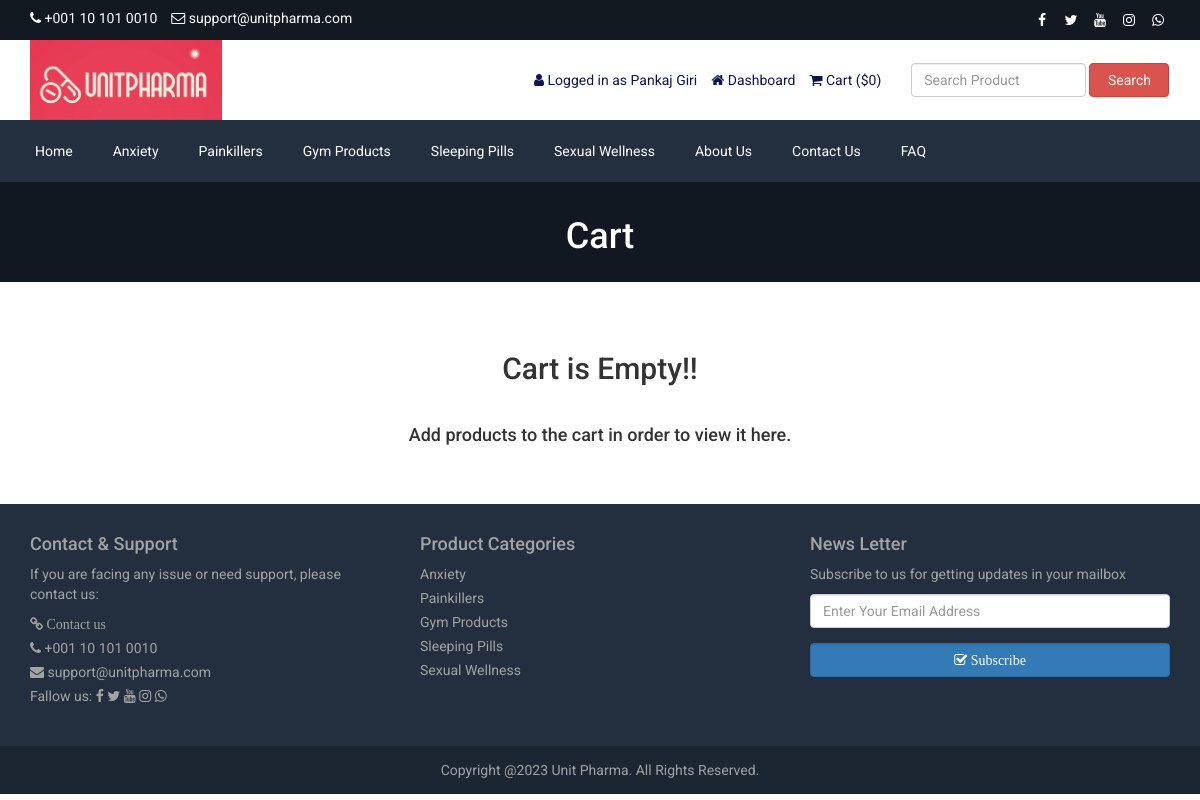
The page /cart.php (signed in) on the database its author committed.
### tables this page shows
CREATE TABLE `tbl_settings` (
  `id` int(11) NOT NULL,
  `logo` varchar(255) NOT NULL,
  `favicon` varchar(255) NOT NULL,
  `footer_about` text NOT NULL,
  `footer_copyright` text NOT NULL,
  `contact_address` text NOT NULL,
  `contact_email` varchar(255) NOT NULL,
  `contact_phone` varchar(255) NOT NULL,
  `contact_fax` varchar(255) NOT NULL,
  `contact_map_iframe` text NOT NULL,
  `receive_email` varchar(255) NOT NULL,
  `receive_email_subject` varchar(255) NOT NULL,
  `receive_email_thank_you_message` text NOT NULL,
  `forget_password_message` text NOT NULL,
  `total_recent_post_footer` int(10) NOT NULL,
  `total_popular_post_footer` int(10) NOT NULL,
  `total_recent_post_sidebar` int(11) NOT NULL,
  `total_popular_post_sidebar` int(11) NOT NULL,
  `total_featured_product_home` int(11) NOT NULL,
  `total_latest_product_home` int(11) NOT NULL,
  `total_popular_product_home` int(11) NOT NULL,
  `meta_title_home` text NOT NULL,
  `meta_keyword_home` text NOT NULL,
  `meta_description_home` text NOT NULL,
  `banner_login` varchar(255) NOT NULL,
  `banner_registration` varchar(255) NOT NULL,
  `banner_forget_password` varchar(255) NOT NULL,
  `banner_reset_password` varchar(255) NOT NULL,
  `banner_search` varchar(255) NOT NULL,
  `banner_cart` varchar(255) NOT NULL,
  `banner_checkout` varchar(255) NOT NULL,
  `banner_product_category` varchar(255) NOT NULL,
  `banner_blog` varchar(255) NOT NULL,
  `cta_title` varchar(255) NOT NULL,
  `cta_content` text NOT NULL,
  `cta_read_more_text` varchar(255) NOT NULL,
  `cta_read_more_url` varchar(255) NOT NULL,
  `cta_photo` varchar(255) NOT NULL,
  `featured_product_title` varchar(255) NOT NULL,
  `featured_product_subtitle` varchar(255) NOT NULL,
  `latest_product_title` varchar(255) NOT NULL,
  `latest_product_subtitle` varchar(255) NOT NULL,
  `popular_product_title` varchar(255) NOT NULL,
  `popular_product_subtitle` varchar(255) NOT NULL,
  `testimonial_title` varchar(255) NOT NULL,
  `testimonial_subtitle` varchar(255) NOT NULL,
  `testimonial_photo` varchar(255) NOT NULL,
  `blog_title` varchar(255) NOT NULL,
  `blog_subtitle` varchar(255) NOT NULL,
  `newsletter_text` text NOT NULL,
  `paypal_email` varchar(255) NOT NULL,
  `stripe_public_key` varchar(255) NOT NULL,
  `stripe_secret_key` varchar(255) NOT NULL,
  `bank_detail` text NOT NULL,
  `before_head` text NOT NULL,
  `after_body` text NOT NULL,
  `before_body` text NOT NULL,
  `home_service_on_off` int(11) NOT NULL,
  `home_welcome_on_off` int(11) NOT NULL,
  `home_featured_product_on_off` int(11) NOT NULL,
  `home_latest_product_on_off` int(11) NOT NULL,
  `home_popular_product_on_off` int(11) NOT NULL,
  `home_testimonial_on_off` int(11) NOT NULL,
  `home_blog_on_off` int(11) NOT NULL,
  `newsletter_on_off` int(11) NOT NULL,
  `ads_above_welcome_on_off` int(1) NOT NULL,
  `ads_above_featured_product_on_off` int(1) NOT NULL,
  `ads_above_latest_product_on_off` int(1) NOT NULL,
  `ads_above_popular_product_on_off` int(1) NOT NULL,
  `ads_above_testimonial_on_off` int(1) NOT NULL,
  `ads_category_sidebar_on_off` int(1) NOT NULL
);

CREATE TABLE `tbl_social` (
  `social_id` int(11) NOT NULL,
  `social_name` varchar(30) NOT NULL,
  `social_url` varchar(255) NOT NULL,
  `social_icon` varchar(30) NOT NULL
);

CREATE TABLE `tbl_top_category` (
  `tcat_id` int(11) NOT NULL,
  `tcat_name` varchar(255) NOT NULL,
  `show_on_menu` int(1) NOT NULL
);

CREATE TABLE `tbl_page` (
  `id` int(11) NOT NULL,
  `about_title` varchar(255) NOT NULL,
  `about_content` text NOT NULL,
  `about_banner` varchar(255) NOT NULL,
  `about_meta_title` varchar(255) NOT NULL,
  `about_meta_keyword` text NOT NULL,
  `about_meta_description` text NOT NULL,
  `faq_title` varchar(255) NOT NULL,
  `faq_banner` varchar(255) NOT NULL,
  `faq_meta_title` varchar(255) NOT NULL,
  `faq_meta_keyword` text NOT NULL,
  `faq_meta_description` text NOT NULL,
  `blog_title` varchar(255) NOT NULL,
  `blog_banner` varchar(255) NOT NULL,
  `blog_meta_title` varchar(255) NOT NULL,
  `blog_meta_keyword` text NOT NULL,
  `blog_meta_description` text NOT NULL,
  `contact_title` varchar(255) NOT NULL,
  `contact_banner` varchar(255) NOT NULL,
  `contact_meta_title` varchar(255) NOT NULL,
  `contact_meta_keyword` text NOT NULL,
  `contact_meta_description` text NOT NULL,
  `pgallery_title` varchar(255) NOT NULL,
  `pgallery_banner` varchar(255) NOT NULL,
  `pgallery_meta_title` varchar(255) NOT NULL,
  `pgallery_meta_keyword` text NOT NULL,
  `pgallery_meta_description` text NOT NULL,
  `vgallery_title` varchar(255) NOT NULL,
  `vgallery_banner` varchar(255) NOT NULL,
  `vgallery_meta_title` varchar(255) NOT NULL,
  `vgallery_meta_keyword` text NOT NULL,
  `vgallery_meta_description` text NOT NULL
);

### cart.php (the view, shortened to what this page needs)
<?php require_once('header.php'); ?>
<?php
    $statement = $pdo->prepare("SELECT * FROM tbl_settings WHERE id=1");
    $statement->execute();
    $result = $statement->fetchAll(PDO::FETCH_ASSOC);
    foreach ($result as $row) {
        $banner_cart = $row['banner_cart'];
    }
    $TOTAL_ITEMES=0;
    $arr_cart_p_id[]=array();
    $arr_cart_p_qty[]=array();
    $arr_cart_p_pkg_id[]=array();
    if(!isset($_SESSION['customer'])) {
        $GUEST=true;
        if(isset($_SESSION['cart_p_id']) && isset($_SESSION['cart_p_pkg_id']) && isset($_SESSION['cart_p_qty'])){
            $i=0;
            foreach($_SESSION['cart_p_id'] as $key => $value)
            {
                $arr_cart_p_id[$i] = $value;
                $i++;
            }
            $i=0;
            foreach($_SESSION['cart_p_pkg_id'] as $key => $value)
            {
                $arr_cart_p_pkg_id[$i] = $value;
                $i++;
            }
            $i=0;
            foreach($_SESSION['cart_p_qty'] as $key => $value)
            {
                $arr_cart_p_qty[$i] = $value;
                $i++;
            }
            $TOTAL_ITEMES=count($arr_cart_p_id);
        }else {
            $TOTAL_ITEMES=0;
        }
    }else{
        $statement = $pdo->prepare("SELECT * FROM tbl_cart WHERE cust_id=?");
        $statement->execute(array($_SESSION['customer']['cust_id']));
        $TOTAL_ITEMES = $statement->rowCount();
    }
?>
<div class="page-banner" style="background-image: url(assets/uploads/<?php echo $banner_cart; ?>)">
    <div class="overlay"></div>
    <div class="page-banner-inner">
        <h1><?php echo LANG_VALUE_18; ?></h1>
    </div>
</div>
<div class="page">
	<div class="container">
		<div class="row">
			<div class="col-md-12">
                <?php if($TOTAL_ITEMES==0): ?>
                    <?php echo '<h2 class="text-center">Cart is Empty!!</h2></br>'; ?>
                    <?php echo '<h4 class="text-center">Add products to the cart in order to view it here.</h4>'; ?>
                <?php endif; ?>
			</div>
		</div>
	</div>
</div>
<?php require_once('footer.php'); ?>

### header.php (shortened to what this page needs)
<?php
include("admin/inc/config.php");
$statement = $pdo->prepare("SELECT * FROM tbl_settings WHERE id=1");
$statement->execute();
$result = $statement->fetchAll(PDO::FETCH_ASSOC);
foreach ($result as $row)
{
	$logo = $row['logo'];
	$contact_email = $row['contact_email'];
	$contact_phone = $row['contact_phone'];
}
?>
<!DOCTYPE html>
<html lang="en">
<head>
	<link rel="stylesheet" href="assets/css/bootstrap.min.css">
	<link rel="stylesheet" href="assets/css/font-awesome.min.css">
	<link rel="stylesheet" href="assets/css/owl.carousel.min.css">
	<link rel="stylesheet" href="assets/css/owl.theme.default.min.css">
	<link rel="stylesheet" href="assets/css/jquery.bxslider.min.css">
    <link rel="stylesheet" href="assets/css/magnific-popup.css">
    <link rel="stylesheet" href="assets/css/rating.css">
	<link rel="stylesheet" href="assets/css/spacing.css">
	<link rel="stylesheet" href="assets/css/bootstrap-touch-slider.css">
	<link rel="stylesheet" href="assets/css/animate.min.css">
	<link rel="stylesheet" href="assets/css/tree-menu.css">
	<link rel="stylesheet" href="assets/css/select2.min.css">
	<link rel="stylesheet" href="assets/css/main.css">
	<link rel="stylesheet" href="assets/css/responsive.css">
	<?php
	$statement = $pdo->prepare("SELECT * FROM tbl_page WHERE id=1");
	$statement->execute();
	$result = $statement->fetchAll(PDO::FETCH_ASSOC);
		?>
</head>
<body>
<div class="top">
	<div class="container">
		<div class="row">
			<div class="col-md-6 col-sm-6 col-xs-12">
				<div class="left">
					<ul>
						<li><i class="fa fa-phone"></i> <?php echo $contact_phone; ?></li>
						<li><i class="fa fa-envelope-o"></i> <?php echo $contact_email; ?></li>
					</ul>
				</div>
			</div>
			<div class="col-md-6 col-sm-6 col-xs-12">
				<div class="right">
					<ul>
						<?php
						$statement = $pdo->prepare("SELECT * FROM tbl_social");
						$statement->execute();
						$result = $statement->fetchAll(PDO::FETCH_ASSOC);
						foreach ($result as $row) {
							?>
							<?php if($row['social_url'] != ''): ?>
							<li><a href="<?php echo $row['social_url']; ?>"><i class="<?php echo $row['social_icon']; ?>"></i></a></li>
							<?php endif; ?>
							<?php
						}
						?>
					</ul>
				</div>
			</div>
		</div>
	</div>
</div>
<div class="header">
	<div class="container">
		<div class="row inner">
			<div class="col-md-4 logo">
				<a href="index.php"><img src="assets/uploads/<?php echo $logo; ?>" alt="logo image"></a>
			</div>
			<div class="col-md-5 right">
				<ul>
					<?php
					if(isset($_SESSION['customer'])) {
						if($_SESSION['customer']['cust_guest']===1) {
							?>
							<li><i class="fa fa-user"></i> Hey, Guest</li>
							<?php
						}
						else{
						?>
						<li><i class="fa fa-user"></i> <?php echo LANG_VALUE_13; ?> <?php echo $_SESSION['customer']['cust_name']; ?></li>
						<li><a href="dashboard.php"><i class="fa fa-home"></i> <?php echo LANG_VALUE_89; ?></a></li>
						<?php
						}
					} else {
						?>
						<li><a href="login.php"><i class="fa fa-sign-in"></i> <?php echo LANG_VALUE_9; ?></a></li>
						<li><a href="registration.php"><i class="fa fa-user-plus"></i> <?php echo LANG_VALUE_15; ?></a></li>
						<?php
					}
					?>
					<li><a href="cart.php"><i class="fa fa-shopping-cart"></i> <?php echo LANG_VALUE_18; ?> (<?php echo LANG_VALUE_1; ?><?php
					if(isset($_SESSION['cart_p_id'])) {
						$tmp=array();
						$i=0;
						foreach($_SESSION['cart_p_id'] as $key => $value)
	                    {
	                        $tmp[$i] = $value;
							$i++;
	                    }
						echo count($tmp);
					} else {
						echo 0;
					}
					?>)</a></li>
				</ul>
			</div>
			<div class="col-md-3 search-area">
				<form class="navbar-form navbar-left" role="search" action="search-result.php" method="get">
					<div class="form-group">
						<input type="text" class="form-control search-top" placeholder="<?php echo LANG_VALUE_2; ?>" name="search_text">
					</div>
					<button type="submit" class="btn btn-danger"><?php echo LANG_VALUE_3; ?></button>
				</form>
			</div>
		</div>
	</div>
</div>
<div class="nav">
	<div class="container">
		<div class="row">
			<div class="col-md-12 pl_0 pr_0">
				<div class="menu-container">
					<div class="menu">
						<ul>
							<li><a href="index.php">Home</a></li>
							<?php
							$statement = $pdo->prepare("SELECT * FROM tbl_top_category WHERE show_on_menu=1");
							$statement->execute();
							$result = $statement->fetchAll(PDO::FETCH_ASSOC);
							foreach ($result as $row) {
								?>
								<li><a href="product-category.php?id=<?php echo $row['tcat_id']; ?>&type=top-category"><?php echo $row['tcat_name']; ?></a></li>
								<?php
							}
							?>
							<?php
							$statement = $pdo->prepare("SELECT * FROM tbl_page WHERE id=1");
							$statement->execute();
							$result = $statement->fetchAll(PDO::FETCH_ASSOC);
							foreach ($result as $row) {
								$about_title = $row['about_title'];
								$faq_title = $row['faq_title'];
								$contact_title = $row['contact_title'];
							}
							?>
							<li><a href="about.php"><?php echo $about_title; ?></a></li>
							<li><a href="contact.php"><?php echo $contact_title; ?></a></li>
							<li><a href="faq.php"><?php echo $faq_title; ?></a></li>
						</ul>
					</div>
				</div>
			</div>
		</div>
	</div>
</div>

### footer.php (shortened to what this page needs)
<?php
$statement = $pdo->prepare("SELECT * FROM tbl_settings WHERE id=1");
$statement->execute();
$result = $statement->fetchAll(PDO::FETCH_ASSOC);
foreach ($result as $row)
{
	$contact_email = $row['contact_email'];
	$contact_phone = $row['contact_phone'];
    $newsletter_on_off = $row['newsletter_on_off'];
}
?>
<footer class="user-footer">
    <div class="container">
    <div class="row sec">
    <div class="col-sm-4 sec1">
            <h4>Contact & Support</h4>
            <p>If you are facing any issue or need support, please contact us: <p>
            <ul>
                <li><a href="contact.php"><span class="fa fa-link"> Contact us</a></li>
                <li><span class="fa fa-phone"></span> <?php echo $contact_phone ?></li>
                <li><span class="fa fa-envelope"></span> <?php echo $contact_email ?></li>
                <li> Fallow us:
						<?php
							$statement = $pdo->prepare("SELECT * FROM tbl_social");
							$statement->execute();
							$result = $statement->fetchAll(PDO::FETCH_ASSOC);
							foreach ($result as $row) {
								?>
								<?php if($row['social_url'] != ''): ?>
								<a href="<?php echo $row['social_url']; ?>"><i class="<?php echo $row['social_icon']; ?>"></i></a>
								<?php endif; ?>
								<?php
							}
						?>
                </li>
            </ul>
        </div>
        <div class="col-sm-4 sec2">
            <h4>Product Categories</h4>
            <ul>
				<?php
					$statement = $pdo->prepare("SELECT * FROM tbl_top_category WHERE show_on_menu=1");
					$statement->execute();
					$result = $statement->fetchAll(PDO::FETCH_ASSOC);
					foreach ($result as $row) { ?>
                <li><a href="product-category.php?id=<?php echo $row['tcat_id']; ?>&type=top-category"><?php echo $row['tcat_name']; ?></a></li>
                <?php } ?>
            </ul>
        </div>
        <div class="col-sm-4 sec3">
            <?php if($newsletter_on_off == 1): ?>
            <h4> News Letter </h4>
            <p> Subscribe to us for getting updates in your mailbox</p>
            <form class="footer-subscribe-form" action="" method="post">
                <div class="form-group">
                    <input type="email" class="form-control" placeholder="<?php echo LANG_VALUE_95; ?>" />
                </div>
                <button class=" form-control btn btn-md btn-primary" name="form_subscribe" type="submit"><span class="fa fa-check-square-o"> <?php echo LANG_VALUE_92; ?></button>
            </form>
            <?php endif; ?>
        </div>
</div>
    </div>
    <div class="footer-bottom">
        <div class="container-fluid">
            <div class="row">
                Copyright @2023 Unit Pharma. All Rights Reserved.
            </div>
        </div>
    </div>
</footer>
</body>
</html>

### rows shown on the page
tbl_settings: contact_phone "+001 10 101 0010", contact_email "support@unitpharma.com", logo (picture), banner_cart (picture)
tbl_top_category: tcat_name "Anxiety"
tbl_top_category: tcat_name "Painkillers"
tbl_top_category: tcat_name "Gym Products"
tbl_top_category: tcat_name "Sleeping Pills"
tbl_top_category: tcat_name "Sexual Wellness"
tbl_page: about_title "About Us", contact_title "Contact Us", faq_title "FAQ"

### other values the page prints
LANG_VALUE_13 "Logged in as"
$_SESSION['customer']['cust_name'] "Pankaj Giri"
LANG_VALUE_89 "Dashboard"
LANG_VALUE_18 "Cart"
LANG_VALUE_1 "$"
LANG_VALUE_3 "Search"
LANG_VALUE_92 "Subscribe"
